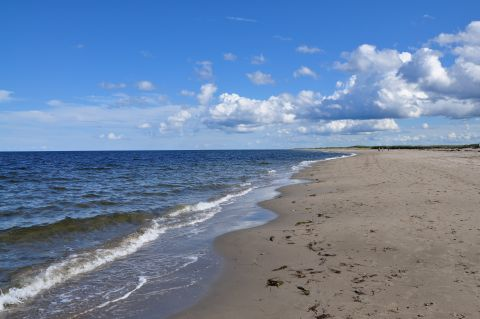
//> input picture Chapter_04/objectfinder/waves.jpg, 480 x 319 px
$ ./objectfinder   (built with g++ and OpenCV 4)
//> lines starting //> are read from the running program, lines starting //| are printed output that depends on the picture; after the words box and inside, x2 and y2 are one past the last pixel; in counts of white or black regions, pixels touching at a corner belong together
### Chapter_04/objectfinder/colorhistogram.hpp
#ifndef COLORHISTOGRAM_H
#define COLORHISTOGRAM_H

#include<opencv2/core.hpp>
#include<opencv2/highgui/highgui.hpp>
#include<opencv2/imgproc/imgproc.hpp>

class ColorHistogram
{
private:
    int histSize[3];
    float hranges[2];
    const float* ranges[3];
    int channels[3];

public:
    ColorHistogram()
    {
        histSize[0] =histSize[1]=histSize[2]=256;
        hranges[0] =0.0;
        hranges[1] =255.0;
        ranges[0] = hranges;
        ranges[1] = hranges;
        ranges[2] = hranges;
        channels[0] = 0;
        channels[1] = 1;
        channels[2] = 2;

    }

    cv::MatND getHistogram(const cv::Mat& image)
    {
        cv::MatND  hist;
        hranges[0] = 0.0;
        hranges[1] = 255.0;
        channels[0] =0;
        channels[1] =1;
        channels[2] =2;

        cv::calcHist(&image,
                     1,
                     channels,
                     cv::Mat(),
                     hist,
                     3,
                     histSize,
                     ranges

                    );
        return hist;
    }

    // [21 lines left out: function getSparseHistogram, not called in this run]

    cv::MatND getabHistogram(const cv::Mat& image)
    {
        cv::MatND hist;
        cv::Mat lab;
        cv::cvtColor(image,lab,CV_BGR2Lab);

        hranges[0] = -128.0;
        hranges[1] = 127.0;
        channels[0] = 1;
        channels[1] = 2;

        cv::calcHist(&lab,
                     1,
                     channels,
                     cv::Mat(),
                     hist,
                     2,
                     histSize,
                     ranges

                    );

         return hist;
    }

    cv::MatND getHueHistogram(const cv::Mat& image)
    {
        cv::MatND hist;

        cv::Mat hue;

        cv::cvtColor(image,hue,CV_BGR2HSV);

        hranges[0] =0.0;
        hranges[1] =180.0;
        channels[0] = 0;

        cv::calcHist(&hue,
                     1,
                     channels,
                     cv::Mat(),
                     hist,
                     1,
                     histSize,
                     ranges
                    );
        return hist;
    }

    cv::Mat colorReduce(const cv::Mat& image,int div = 64)
    {
        int n = static_cast<int>(log(static_cast<double>(div))/log(2.0));

        //???
        uchar mask= 0xFF<<n;

        cv::Mat_<cv::Vec3b>::const_iterator it = image.begin<cv::Vec3b>();
        cv::Mat_<cv::Vec3b>::const_iterator itend = image.end<cv::Vec3b>();

        cv::Mat result(image.rows,image.cols,image.type());
        cv::Mat_<cv::Vec3b>::iterator  itr = result.begin<cv::Vec3b>();
        for(;it!= itend; ++it,++itr)
        {
            (*itr)[0] = ((*it)[0]&mask) +div/2;
            (*itr)[1] = ((*it)[1]&mask) +div/2;
            (*itr)[2] = ((*it)[2]&mask) +div/2;
        }

        return result;
    }
};

#endif

### Chapter_04/objectfinder/objectfinder.hpp
#ifndef OBJECTFIND_H
#define OBJECTFIND_H

class ObjectFinder
{
private:
    float hranges[2];
    const float* ranges[3];
    int channels[3];

    float threshold;
    cv::MatND histogram;
    cv::SparseMat shistogram;
    bool isSparse;

public:
    ObjectFinder():threshold(0.1f),isSparse(false)
    {
        ranges[0] = hranges;
        ranges[1] = hranges;
        ranges[2] = hranges;
    }

    void setThreshold(float t)
    {
        threshold = t;
    }

    // [4 lines left out: function getThreshold, not called in this run]

    void setHistogram(const cv::MatND& h)
    {
        isSparse = false;
        histogram = h;
        //归一化直方图
        cv::normalize(histogram,histogram,1.0);

    }

    // [6 lines left out: function setHistogram, not called in this run]

    cv::Mat find(const cv::Mat& image)
    {
        cv::Mat result;

        hranges[0] = 0.0;
        hranges[1] = 255.0;
        channels[0] = 0;
        channels[1] =1;
        channels[2] =2;

        if(isSparse)
        {
            cv::calcBackProject(&image,
                                1,
                                channels,
                                shistogram,
                                result,
                                ranges,
                                255.0


                        );
        }
        else
        {
            //反投影直方图
            cv::calcBackProject(&image,
                                1,
                                channels,
                                histogram,
                                result,
                                ranges,
                                255.0
            );
        }

        if(threshold >0.0)
            //参考简书的内容
            cv::threshold(result,result,255*threshold,255,cv::THRESH_BINARY);
        return result;

    }
    cv::Mat find(const cv::Mat& image,float minValue,float maxValue, int* channels,int dim)
    {
        cv::Mat result;

        hranges[0] = minValue;
        hranges[1] = maxValue;

        for(int i =0;i<dim;i++)
            this->channels[i] = channels[i];

        if(isSparse)
        {
            cv::calcBackProject(&image,
                                1,
                                channels,
                                shistogram,
                                result,
                                ranges,
                                255.0
                        );
        }
        else
        {
            cv::calcBackProject(&image,
                                1,
                                channels,
                                histogram,
                                result,
                                ranges,
                                255.0);
        }

        if(threshold>0.0)
            cv::threshold(result,result,255*threshold,255,cv::THRESH_BINARY);

        return result;
    }


};


#endif

### Chapter_04/objectfinder/histogram.hpp
#ifndef HISTOGRAM_H
#define HISTOGRAM_H


#include<opencv2/core.hpp>
#include<opencv2/highgui/highgui.hpp>
#include<opencv2/imgproc/imgproc.hpp>


class Histogram1D
{
private:
  int histSize[1];
  float hranges[2];
  const float* ranges[1];
  int channels[1];

public:

  Histogram1D()
  {
    histSize[0]=256;
    hranges[0]=0.0;
    hranges[1]=255.0;
    //???
    ranges[0]=hranges;

    channels[0]=0;
  }
  // [36 lines left out: functions setChannel, getChannel, setRange, getMinValue, getMaxValue, setNBins and 1 more, not called in this run]

  cv::MatND getHistogram(const cv::Mat& image)
  {
    cv::MatND hist;
    cv::calcHist(&image,   //
		   1,
           channels,      //
           cv::Mat(),
           hist,         //返回的直方图
           1,            //
           histSize,     //
           ranges        //
      );

      return hist;
  }

  cv::Mat getHistogramImage(const cv::Mat& image)
  {
    //首先计算直方图
    cv::MatND hist = getHistogram(image);

    //获取最大值和最小值
    double maxVal =0;
    double minVal =0;
    cv::minMaxLoc(hist,&minVal,&maxVal,0,0);

    //显示直方图的图像？？？
    cv::Mat histImg(histSize[0],histSize[0],CV_8U,cv::Scalar(255));

    //设置最高点为nbins的90%???
    int hpt = static_cast<int>(0.9*histSize[0]);

    //每个条目都绘制一条垂直线
    for(int h=0;h<histSize[0];h++)
    {
      float binVal = hist.at<float>(h);
      int intensity = static_cast<int>(binVal*hpt/maxVal);
      //两点之间绘制一条线
      cv::line(histImg,cv::Point(h,histSize[0]),cv::Point(h,histSize[0]-intensity),cv::Scalar::all(0));
    }

    return histImg;

  }

  // [69 lines left out: functions equalize, stretch, applyLookUp, not called in this run]

};
#endif

### Chapter_04/objectfinder/objectfinder.cpp
#include<iostream>
using namespace std;

#include<opencv2/core.hpp>
#include<opencv2/highgui/highgui.hpp>
#include<opencv2/imgproc/imgproc.hpp>
#include "histogram.hpp"
#include "objectfinder.hpp"
#include "colorhistogram.hpp"

int main()
{
    cv::Mat image = cv::imread("../waves.jpg",0);
//> image: 319 rows x 480 cols, CV_8UC1; min 8, max 250, mean 128.6

    if(!image.data)
        return 0;
    cv::Mat imageROI;
    //截取图像的某个区域，360，55是像素的位置，40，50 是区域的大小
    imageROI = image(cv::Rect(360,55,40,50));

    cv::namedWindow("Reference");
    cv::imshow("Reference",imageROI);

    Histogram1D h;
    cv::MatND hist = h.getHistogram(imageROI);
//> in getHistogram, `cv::calcHist(&image, 1, channels, cv::Mat(), hist, 1, histSize, ranges..`: hist = 256 values, max 48 at index 201, min 0 at index 0, mean 7.81
    cv::namedWindow("Reference Hist");
    cv::imshow("Reference Hist",h.getHistogramImage(imageROI));
//> in getHistogramImage, `cv::minMaxLoc(hist,&minVal,&maxVal,0,0);`: maxVal = 48
//> after the loop in getHistogramImage, `for(int h=0;h<histSize[0];h++)`:
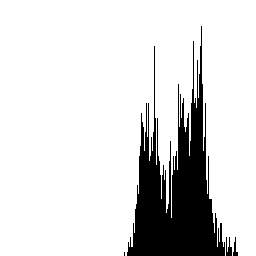
//> histImg: 256 rows x 256 cols, CV_8UC1; 85.5% white; 4 black regions (1 under 20 px), largest, box (x1, y1, x2, y2) and area: (127, 26, 225, 256) 9409, (226, 237, 232, 256) 69, (233, 237, 238, 256) 45

    //
    ObjectFinder finder;
    finder.setHistogram(hist);
//> in setHistogram, `histogram = h;`: histogram has the same summary as hist in getHistogram
//> in setHistogram, `cv::normalize(histogram,histogram,1.0);`: histogram = 256 values, max 0.209 at index 201, min 0 at index 0, mean 0.034
//> hist has the same summary as histogram in setHistogram

    finder.setThreshold(-1.0f);

    cv::Mat result1;
    //反投影直方图
    result1= finder.find(image);

    cv::Mat tmp;
    //??opencv数据类型转换，tmp是输出
    result1.convertTo(tmp,CV_8U,-1.0,255.0);
    cv::namedWindow("Backprojection result");
    cv::imshow("Backprojection result",tmp);

    finder.setThreshold(0.12f);
    result1 = finder.find(image);
//> in find (call 2), `cv::threshold(result,result,255*threshold,255,cv::THRESH_BINARY);`: result: 319 rows x 480 cols, CV_8UC1; 9.1% white in thin lines or dots
    //cv::Scalar(0,0,0) 方框线条的颜色
    cv::rectangle(image,cv::Rect(360,55,40,50),cv::Scalar(0,0,0));
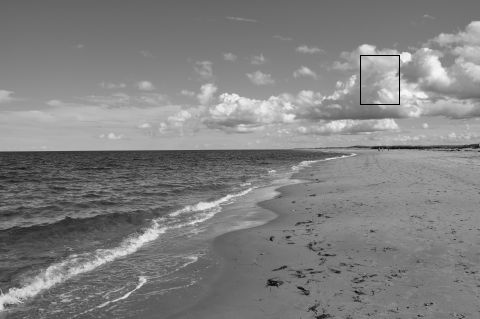
//> image: 319 rows x 480 cols, CV_8UC1; min 0, max 250, mean 128.4

    cv::namedWindow("Image");
    cv::imshow("Image",image);

    cv::namedWindow("Detection Result");
    cv::imshow("Detection Result",result1);

    cv::Mat image2 = cv::imread("../dog.jpg",0);
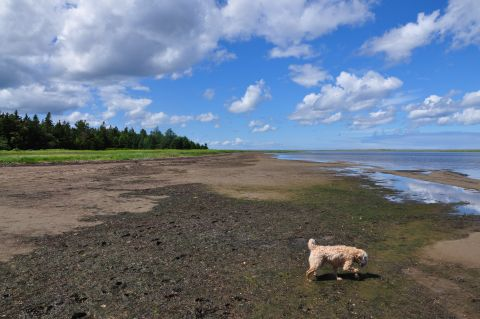
//> input picture Chapter_04/objectfinder/dog.jpg, 480 x 319 px
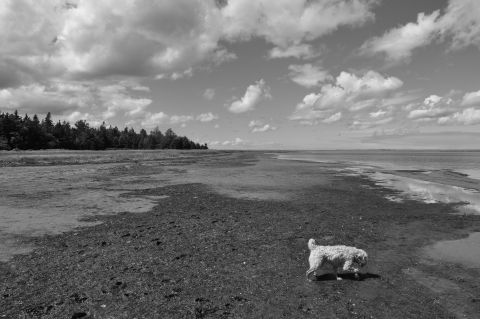
//> image2: 319 rows x 480 cols, CV_8UC1; min 0, max 242, mean 116.1
    cv::Mat result2;
    //反投影直方图
    result2 = finder.find(image2);
//> in find (call 3), `cv::threshold(result,result,255*threshold,255,cv::THRESH_BINARY);`: result: 319 rows x 480 cols, CV_8UC1; 9.5% white in thin lines or dots

    cv::namedWindow("Result(2)");
    cv::imshow("Result(2)",result2);
//----------------------------------------------------------
    //load color image
    ColorHistogram hc;
    cv::Mat color = cv::imread("../waves.jpg");
//> color is the input picture: 319 rows x 480 cols, CV_8UC3; mean B, G, R 163.3, 131.7, 109.3
    //减色函数P45
    color = hc.colorReduce(color,32);
    cv::namedWindow("Color Image");
    cv::imshow("Color Image",color);
//----------------------------------------------------------
    imageROI = color(cv::Rect(0,0,165,75));
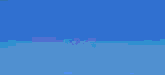
//> imageROI: 75 rows x 165 cols, CV_8UC3; mean B, G, R 208, 126.5, 61.9
    //获取直方图
    cv::MatND shist = hc.getHistogram(imageROI);
    //归一化直方图
    finder.setHistogram(shist);
    finder.setThreshold(0.05f);
    //反投影直方图
    result1 = finder.find(color);
//> in find (call 4), `cv::threshold(result,result,255*threshold,255,cv::THRESH_BINARY);`: result: 319 rows x 480 cols, CV_8UC1; 19.6% white; 62 white regions (53 under 20 px), largest, box (x1, y1, x2, y2) and area: (0, 0, 480, 92) 29541, (441, 53, 455, 67) 109, (431, 43, 446, 51) 66
    //有啥不一样
    cv::namedWindow("Color Backproject Result");
    cv::imshow("Color Backproject Result",result1);
//---------------------------------
    //second color image
    cv::Mat color2 = cv::imread("../dog.jpg");
//> color2 is the input picture: 319 rows x 480 cols, CV_8UC3; mean B, G, R 133.4, 117.7, 106.3
    //减色函数
    color2 = hc.colorReduce(color2,32);

    //反投影直方图
    result2 = finder.find(color2);
//> in find (call 5), `cv::threshold(result,result,255*threshold,255,cv::THRESH_BINARY);`:
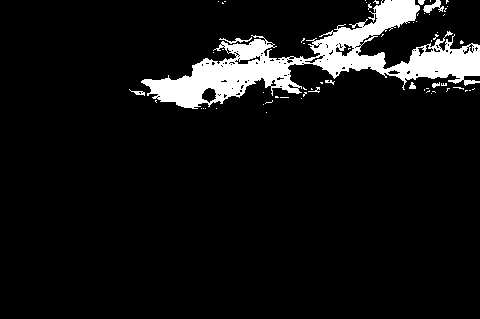
//> result: 319 rows x 480 cols, CV_8UC1; 7.6% white; 63 white regions (54 under 20 px), largest, box (x1, y1, x2, y2) and area: (141, 0, 480, 109) 11000, (423, 0, 444, 13) 128, (219, 37, 252, 44) 67
    cv::namedWindow("Result color (2)");
    cv::imshow("Result color (2)",result2);
//-------------------------------------------
    color = cv::imread("../waves.jpg");
    //
    imageROI = color(cv::Rect(0,0,165,75));
    //获取直方图
    cv::MatND colorhist = hc.getabHistogram(imageROI);
//> in getabHistogram, `cv::cvtColor(image,lab,CV_BGR2Lab);`: lab: 75 rows x 165 cols, CV_8UC3; mean of channels 0, 1, 2 134.4, 134.8, 79.6
//> in getabHistogram, `cv::calcHist(&lab, 1, channels, cv::Mat(), hist, 2, histSize, ranges  );`: hist: 256 rows x 256 cols, CV_32FC1; every value is 0
    //归一化直方图
    finder.setHistogram(colorhist);
    //阈值化，可以获得最可能是”云“的像素
    finder.setThreshold(0.05f);

    cv::Mat lab;
    cv::cvtColor(color,lab,CV_BGR2Lab);
//> lab: 319 rows x 480 cols, CV_8UC3; mean of channels 0, 1, 2 139.1, 130.2, 109.4

    int ch[2] = {1,2};
    //反投影直方图
    result1= finder.find(lab,-128.0f,127.0f,ch,2);
//> in find, `cv::calcBackProject(&image, 1, channels, histogram, result, ranges, 25..`: result: 319 rows x 480 cols, CV_8UC1; every value is 0

    cv::namedWindow("Result ab (1)");
    cv::imshow("Result ab (1)",result1);

    //second color image
    color2 = cv::imread("../dog.jpg");
    cv::namedWindow("Color Image (2)");
    cv::imshow("Color Image (2)",color2);

    cv::cvtColor(color2,lab,CV_BGR2Lab);
//> lab: 319 rows x 480 cols, CV_8UC3; mean of channels 0, 1, 2 124.5, 129.3, 119.5
    //反投影直方图
    result2 = finder.find(lab,-128.0f,127.0f,ch,2);

    cv::namedWindow("Result ab (2)");
    cv::imshow("Result ab (2)",result2);

    //??
    //get hue color histogram
    color = cv::imread("../waves.jpg");
    imageROI = color(cv::Rect(0,0,165,75));
    //获取直方图
    colorhist = hc.getHueHistogram(imageROI);
//> in getHueHistogram, `cv::cvtColor(image,hue,CV_BGR2HSV);`: hue: 75 rows x 165 cols, CV_8UC3; mean H, S, V 106.8, 178.9, 208.9
//> in getHueHistogram, `channels[0] = 0;`: channels = [0, 2, 2]
//> in getHueHistogram, `cv::calcHist(&hue, 1, channels, cv::Mat(), hist, 1, histSize, ranges );`: hist = 256 values, max 10442 at index 152, min 0 at index 0, mean 48.34
//> colorhist has the same summary as hist in getHueHistogram
    //直方图归一化
    finder.setHistogram(colorhist);
//> colorhist = 256 values, max 0.984 at index 152, min 0 at index 0, mean 0.00455
    finder.setThreshold(0.3f);

    //??
    cv::Mat hsv;
    cv::cvtColor(color,hsv,CV_BGR2HSV);
//> hsv: 319 rows x 480 cols, CV_8UC3; mean H, S, V 83.4, 89.3, 168.2

    //??
    ch[0]=0;
    //反投影直方图
    result1 = finder.find(hsv,0.0f,180.0f,ch,1);
//> in find (call 3), `cv::threshold(result,result,255*threshold,255,cv::THRESH_BINARY);`: result: 319 rows x 480 cols, CV_8UC1; 28.5% white; 797 white regions (722 under 20 px), largest, box (x1, y1, x2, y2) and area: (0, 0, 480, 184) 34171, (93, 161, 192, 209) 1208, (239, 111, 346, 144) 803

    cv::namedWindow("Result Hue (1)");
    cv::imshow("Result Hue (1)",result1);

    //second color image
    color2 = cv::imread("../dog.jpg");
    cv::cvtColor(color2,hsv,CV_BGR2HSV);
//> hsv: 319 rows x 480 cols, CV_8UC3; mean H, S, V 63.4, 81.3, 144.8

    result2 = finder.find(hsv,0.0f,180.0f,ch,1);
//> call 4 of find, with minValue = 0, maxValue = 180, dim = 1
//> in find (call 4), `cv::threshold(result,result,255*threshold,255,cv::THRESH_BINARY);`:
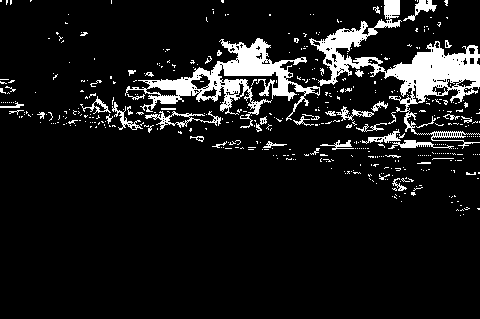
//> result: 319 rows x 480 cols, CV_8UC1; 9.5% white; 469 white regions (423 under 20 px), largest, box (x1, y1, x2, y2) and area: (309, 0, 480, 149) 5705, (125, 38, 320, 128) 4447, (145, 111, 221, 130) 375

    cv::namedWindow("Result Hue (2)");
    cv::imshow("Result Hue (2)",result2);


    cv::waitKey();

    return 0;
}
